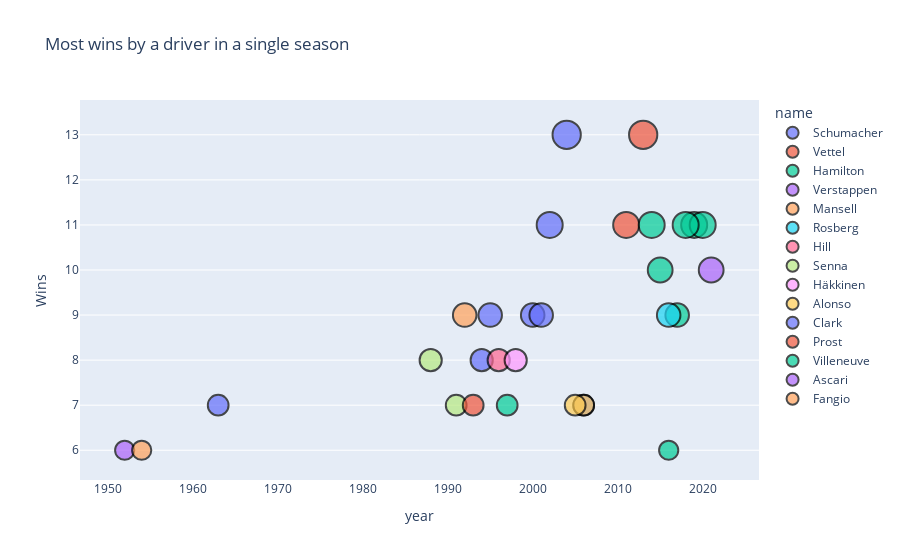

Write notebook code for a chart like this one.
### Code cell
#plotting a bubble chart

fig = px.scatter(positions.head(30), x="year", y="Wins", color="name",
                 title="Most wins by a driver in a single season",size = 'Wins')
fig.update_traces(textfont_size=20,
                  marker=dict(line=dict(color='#000000', width=2)))
fig.update_xaxes(showgrid=False)
fig.show()

### Figure 1 — Plotly figure (JSON) as saved in the notebook; plotly's stock layout.template omitted (floating-point values rounded to 4 significant figures)
{"data": [{"hovertemplate": "name=Schumacher<br>year=%{x}<br>Wins=%{marker.size}<extra></extra>", "legendgroup": "Schumacher", "marker": {"color": "#636efa", "line": {"color": "#000000", "width": 2}, "size": [13, 11, 9, 9, 9, 8, 7], "sizemode": "area", "sizeref": 0.0325, "symbol": "circle"}, "mode": "markers", "name": "Schumacher", "orientation": "v", "showlegend": true, "textfont": {"size": 20}, "type": "scatter", "x": [2004, 2002, 1995, 2000, 2001, 1994, 2006], "xaxis": "x", "y": [13, 11, 9, 9, 9, 8, 7], "yaxis": "y"}, {"hovertemplate": "name=Vettel<br>year=%{x}<br>Wins=%{marker.size}<extra></extra>", "legendgroup": "Vettel", "marker": {"color": "#EF553B", "line": {"color": "#000000", "width": 2}, "size": [13, 11], "sizemode": "area", "sizeref": 0.0325, "symbol": "circle"}, "mode": "markers", "name": "Vettel", "orientation": "v", "showlegend": true, "textfont": {"size": 20}, "type": "scatter", "x": [2013, 2011], "xaxis": "x", "y": [13, 11], "yaxis": "y"}, {"hovertemplate": "name=Hamilton<br>year=%{x}<br>Wins=%{marker.size}<extra></extra>", "legendgroup": "Hamilton", "marker": {"color": "#00cc96", "line": {"color": "#000000", "width": 2}, "size": [11, 11, 11, 11, 10, 9, 6], "sizemode": "area", "sizeref": 0.0325, "symbol": "circle"}, "mode": "markers", "name": "Hamilton", "orientation": "v", "showlegend": true, "textfont": {"size": 20}, "type": "scatter", "x": [2019, 2020, 2018, 2014, 2015, 2017, 2016], "xaxis": "x", "y": [11, 11, 11, 11, 10, 9, 6], "yaxis": "y"}, {"hovertemplate": "name=Verstappen<br>year=%{x}<br>Wins=%{marker.size}<extra></extra>", "legendgroup": "Verstappen", "marker": {"color": "#ab63fa", "line": {"color": "#000000", "width": 2}, "size": [10], "sizemode": "area", "sizeref": 0.0325, "symbol": "circle"}, "mode": "markers", "name": "Verstappen", "orientation": "v", "showlegend": true, "textfont": {"size": 20}, "type": "scatter", "x": [2021], "xaxis": "x", "y": [10], "yaxis": "y"}, {"hovertemplate": "name=Mansell<br>year=%{x}<br>Wins=%{marker.size}<extra></extra>", "legendgroup": "Mansell", "marker": {"color": "#FFA15A", "line": {"color": "#000000", "width": 2}, "size": [9], "sizemode": "area", "sizeref": 0.0325, "symbol": "circle"}, "mode": "markers", "name": "Mansell", "orientation": "v", "showlegend": true, "textfont": {"size": 20}, "type": "scatter", "x": [1992], "xaxis": "x", "y": [9], "yaxis": "y"}, {"hovertemplate": "name=Rosberg<br>year=%{x}<br>Wins=%{marker.size}<extra></extra>", "legendgroup": "Rosberg", "marker": {"color": "#19d3f3", "line": {"color": "#000000", "width": 2}, "size": [9], "sizemode": "area", "sizeref": 0.0325, "symbol": "circle"}, "mode": "markers", "name": "Rosberg", "orientation": "v", "showlegend": true, "textfont": {"size": 20}, "type": "scatter", "x": [2016], "xaxis": "x", "y": [9], "yaxis": "y"}, {"hovertemplate": "name=Hill<br>year=%{x}<br>Wins=%{marker.size}<extra></extra>", "legendgroup": "Hill", "marker": {"color": "#FF6692", "line": {"color": "#000000", "width": 2}, "size": [8], "sizemode": "area", "sizeref": 0.0325, "symbol": "circle"}, "mode": "markers", "name": "Hill", "orientation": "v", "showlegend": true, "textfont": {"size": 20}, "type": "scatter", "x": [1996], "xaxis": "x", "y": [8], "yaxis": "y"}, {"hovertemplate": "name=Senna<br>year=%{x}<br>Wins=%{marker.size}<extra></extra>", "legendgroup": "Senna", "marker": {"color": "#B6E880", "line": {"color": "#000000", "width": 2}, "size": [8, 7], "sizemode": "area", "sizeref": 0.0325, "symbol": "circle"}, "mode": "markers", "name": "Senna", "orientation": "v", "showlegend": true, "textfont": {"size": 20}, "type": "scatter", "x": [1988, 1991], "xaxis": "x", "y": [8, 7], "yaxis": "y"}, {"hovertemplate": "name=Häkkinen<br>year=%{x}<br>Wins=%{marker.size}<extra></extra>", "legendgroup": "Häkkinen", "marker": {"color": "#FF97FF", "line": {"color": "#000000", "width": 2}, "size": [8], "sizemode": "area", "sizeref": 0.0325, "symbol": "circle"}, "mode": "markers", "name": "Häkkinen", "orientation": "v", "showlegend": true, "textfont": {"size": 20}, "type": "scatter", "x": [1998], "xaxis": "x", "y": [8], "yaxis": "y"}, {"hovertemplate": "name=Alonso<br>year=%{x}<br>Wins=%{marker.size}<extra></extra>", "legendgroup": "Alonso", "marker": {"color": "#FECB52", "line": {"color": "#000000", "width": 2}, "size": [7, 7], "sizemode": "area", "sizeref": 0.0325, "symbol": "circle"}, "mode": "markers", "name": "Alonso", "orientation": "v", "showlegend": true, "textfont": {"size": 20}, "type": "scatter", "x": [2006, 2005], "xaxis": "x", "y": [7, 7], "yaxis": "y"}, {"hovertemplate": "name=Clark<br>year=%{x}<br>Wins=%{marker.size}<extra></extra>", "legendgroup": "Clark", "marker": {"color": "#636efa", "line": {"color": "#000000", "width": 2}, "size": [7], "sizemode": "area", "sizeref": 0.0325, "symbol": "circle"}, "mode": "markers", "name": "Clark", "orientation": "v", "showlegend": true, "textfont": {"size": 20}, "type": "scatter", "x": [1963], "xaxis": "x", "y": [7], "yaxis": "y"}, {"hovertemplate": "name=Prost<br>year=%{x}<br>Wins=%{marker.size}<extra></extra>", "legendgroup": "Prost", "marker": {"color": "#EF553B", "line": {"color": "#000000", "width": 2}, "size": [7], "sizemode": "area", "sizeref": 0.0325, "symbol": "circle"}, "mode": "markers", "name": "Prost", "orientation": "v", "showlegend": true, "textfont": {"size": 20}, "type": "scatter", "x": [1993], "xaxis": "x", "y": [7], "yaxis": "y"}, {"hovertemplate": "name=Villeneuve<br>year=%{x}<br>Wins=%{marker.size}<extra></extra>", "legendgroup": "Villeneuve", "marker": {"color": "#00cc96", "line": {"color": "#000000", "width": 2}, "size": [7], "sizemode": "area", "sizeref": 0.0325, "symbol": "circle"}, "mode": "markers", "name": "Villeneuve", "orientation": "v", "showlegend": true, "textfont": {"size": 20}, "type": "scatter", "x": [1997], "xaxis": "x", "y": [7], "yaxis": "y"}, {"hovertemplate": "name=Ascari<br>year=%{x}<br>Wins=%{marker.size}<extra></extra>", "legendgroup": "Ascari", "marker": {"color": "#ab63fa", "line": {"color": "#000000", "width": 2}, "size": [6], "sizemode": "area", "sizeref": 0.0325, "symbol": "circle"}, "mode": "markers", "name": "Ascari", "orientation": "v", "showlegend": true, "textfont": {"size": 20}, "type": "scatter", "x": [1952], "xaxis": "x", "y": [6], "yaxis": "y"}, {"hovertemplate": "name=Fangio<br>year=%{x}<br>Wins=%{marker.size}<extra></extra>", "legendgroup": "Fangio", "marker": {"color": "#FFA15A", "line": {"color": "#000000", "width": 2}, "size": [6], "sizemode": "area", "sizeref": 0.0325, "symbol": "circle"}, "mode": "markers", "name": "Fangio", "orientation": "v", "showlegend": true, "textfont": {"size": 20}, "type": "scatter", "x": [1954], "xaxis": "x", "y": [6], "yaxis": "y"}], "layout": {"legend": {"itemsizing": "constant", "title": {"text": "name"}, "tracegroupgap": 0}, "title": {"text": "Most wins by a driver in a single season"}, "xaxis": {"anchor": "y", "domain": [0, 1], "showgrid": false, "title": {"text": "year"}}, "yaxis": {"anchor": "x", "domain": [0, 1], "title": {"text": "Wins"}}}}
